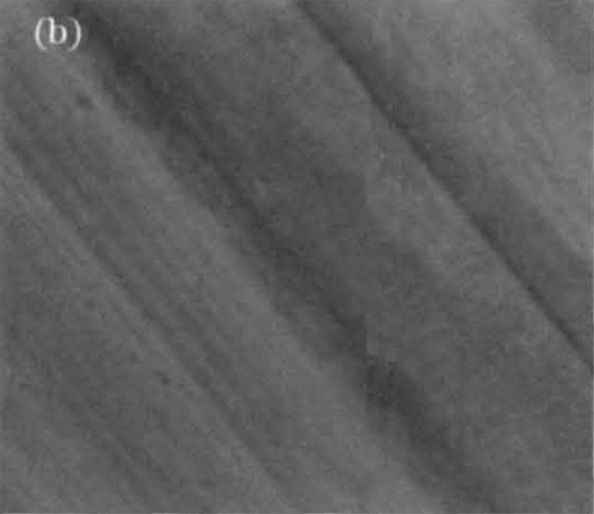
#> input picture picture/21D0839CAA6CED4AF84021084BBDB667.jpg, 594 x 514 px; its folder holds 4 pictures in this run
$ python main.py
#> lines starting #> are read from the running program, lines starting #| are printed output that depends on the picture
# -*- encoding:utf-8 -*-
__date__ = '21/03/08'

import os, codecs
import cv2
import numpy as np
import time
from sklearn.cluster import KMeans

# 导入所需要的模块，numpy科学计算库，cv2图像处理库，os，对操作系统进行操作（保存文件等）的库，codes是处理任意编码的模块，shutil模块是移动文件的
from dir import classfiy_pic

s1 = time.time()


def get_file_name(path):  # 获得文件名
#> called with path = 'picture'
    filenames = os.listdir(path)  # os.listdir() 方法用于返回指定的文件夹包含的文件或文件夹的名字的列表。
    path_filenames = []
    filename_list = []  # 创建两个列表
    for file in filenames:  # 便利文件夹里面的文件
        if not file.startswith('.'):
            path_filenames.append(os.path.join(path, file))  # 路径拼接
            filename_list.append(file)  # 使用append 增加文件
    return path_filenames  # 返回：带文件名的路径


def kmeans_detect(file_list, cluster_nums, randomState=None):  # KNN 线性分类器
#> called with cluster_nums = 5
    features = []
    files = file_list  # 特征检测
    sift = cv2.xfeatures2d.SIFT_create()  # 调用SIFT特征提取方法
    for file in files:
        img = cv2.imread(file)  # 读入文件
#> img is the input picture: shape (514, 594, 3); min 54, max 244, mean 93.3
        # 方法一效率低
        # height, width = img.shape[:2]
        # res = cv2.resize(img, (2 * width, 2 * height),interpolation=cv2.INTER_CUBIC)
        # 下面使用方法二
        img = cv2.resize(img, (32, 32), interpolation=cv2.INTER_CUBIC)
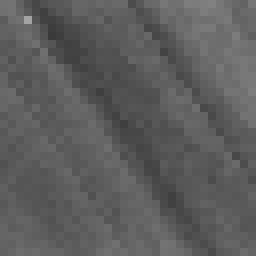
#> img: shape (32, 32, 3) (shown 8 times larger); min 58, max 163, mean 93.1
        # 重新设计图片大小，cv2.resize(img,(2*width,2*height)），这个当中是使用的宽高，这里一定要注意。
        gray = cv2.cvtColor(img, cv2.COLOR_BGR2GRAY)  # 灰度化处理
        # print(gray.dtype) #打印类型

        kp, des = sift.detectAndCompute(gray, None)  # 调用SIFT算法
#> kp = 1 keypoints; (x, y, size): (6, 3, 2.5)
        # 检测并计算描述符
        # Kp,des=sift.detectAndCompute(gray,None)#检测并计算描述符
        # des =sift.detect(gray, None)# sift.detectAndCompute(gray, None)
        # 找到后可以计算关键点的描述符
        # Kp, des = sift.compute(gray, des)

        if des is None:
            file_list.remove(file)
            continue
        reshape_feature = des.reshape(-1, 1)
#> reshape_feature = 128 values, max 140 at index 37, min 0 at index 0, mean 23.33
        features.append(reshape_feature[0].tolist())
#> pass 2 of the loop in kmeans_detect, `for file in files:`:
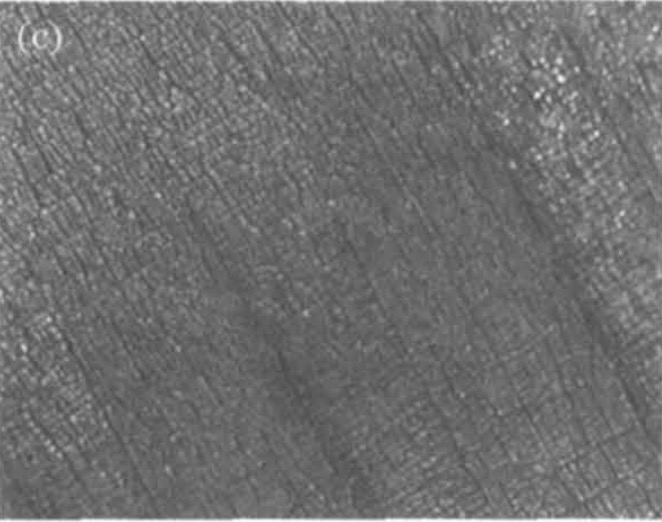
#> input picture picture/44F3CE6BABE617153BBE959CF321815A.jpg, 662 x 522 px
#> in kmeans_detect, img is the input picture: shape (522, 662, 3); min 70, max 255, mean 111.1
#> in kmeans_detect, `img = cv2.resize(img, (32, 32), interpolation=cv2.INTER_CUBIC)`:
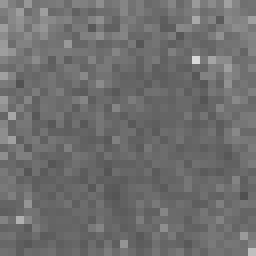
#> img: shape (32, 32, 3) (shown 8 times larger); min 80, max 217, mean 110
#> kp = (); des = None
#> pass 3 of the loop in kmeans_detect, `for file in files:`:
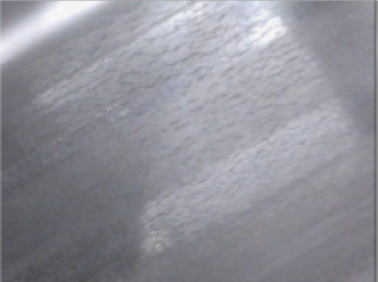
#> input picture picture/image-20210308110347533.png, 378 x 282 px
#> in kmeans_detect, img is the input picture: shape (282, 378, 3); mean B, G, R 153.5, 144.7, 144.9
#> in kmeans_detect, `img = cv2.resize(img, (32, 32), interpolation=cv2.INTER_CUBIC)`:
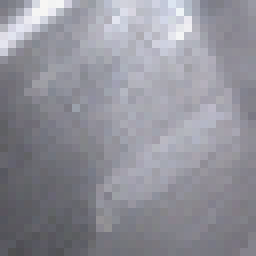
#> img: shape (32, 32, 3) (shown 8 times larger); mean B, G, R 153.6, 144.7, 144.9
#> kp = 3 keypoints; (x, y, size): (22, 3, 2.7), (4, 6, 2.5), (19, 19, 9.3)
#> reshape_feature = 384 values, max 164 at index 48, min 0 at index 0, mean 21.36

    input_x = np.array(features)  # 计算关键点
#> input_x = [0, 0]
#> (the run stopped early here; a loop or call above may not have finished)
